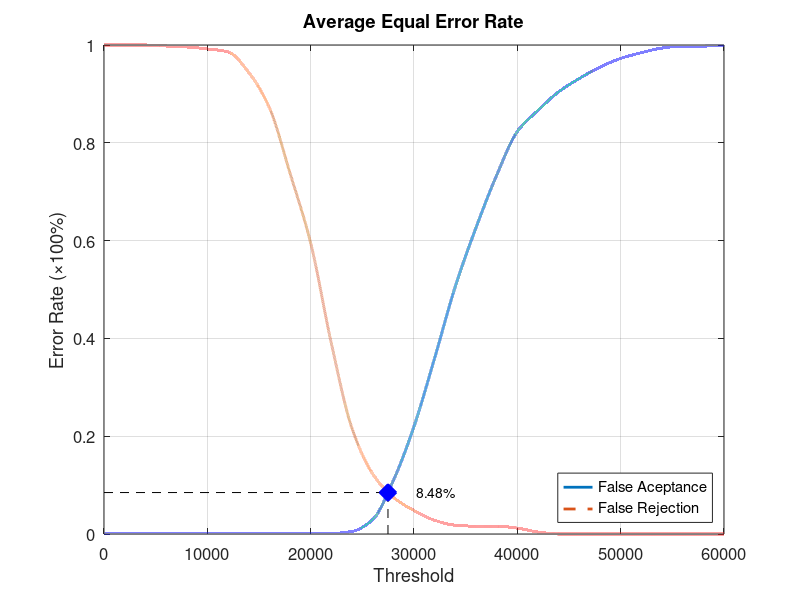
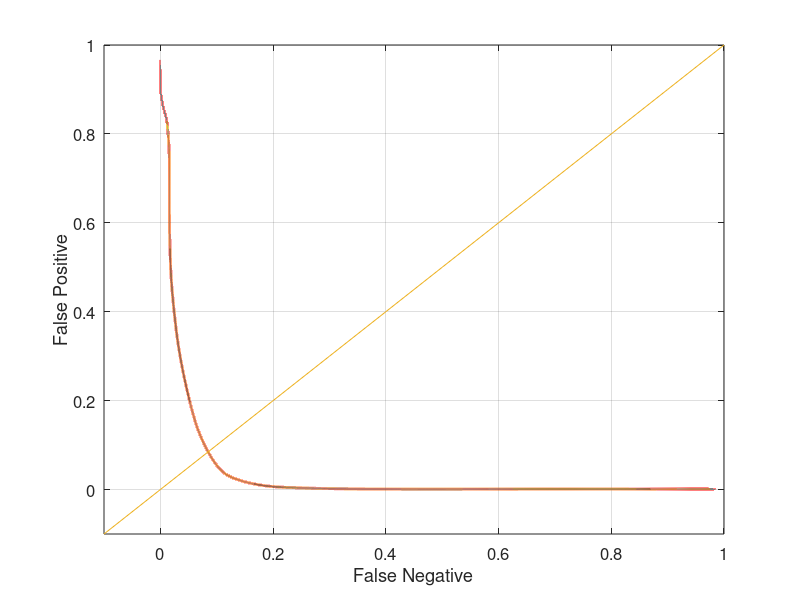

Source code (MATLAB) for these figures, in order:
function yEER = Database1Average
close all;
clear;
clc;
x = 0:2000:60000;
xq = 0:0.5:60000;

y0 = [0 0.00105263 0.00105263 0.00105263 0.00105263 0.00105263 0.00105263 0.00105263 0.00105263 0.00105263 0.00105263 0.00105263 0.00526316 0.0294737 0.109474 0.22 0.36 0.506316 0.626316 0.733684 0.823158 0.866316 0.90421 0.931579 0.954737 0.972632 0.98421 0.993684 0.997895 0.997895 1];
yy0 = interp1(x, y0, xq, 'pchip');
y1 = [1 1 1 0.998 0.996 0.992 0.986 0.944 0.872 0.738 0.595 0.39 0.216 0.123 0.075 0.048 0.028 0.018 0.016 0.016 0.012 0.004 0 0 0 0 0 0 0 0 0];
yy1 = interp1(x, y1, xq, 'pchip');

% Calculating EER: 
y2 = abs(y0 - y1);
find(y2 == min(y2))
yy2 = abs(yy0 - yy1);
xEER = find(yy2 == min(yy2));
xEERIndex = xq(xEER) % X-axis EER
yEER = yy0(xEER) % Y-axis EER

main = figure
plot(xq, yy0,'-','LineWidth', 2);	hold on
plot(xq, yy1,'--','LineWidth', 2);	hold on
plot([xEERIndex xEERIndex], [0 yEER], 'k--');	hold on
plot([0 xEERIndex], [yEER yEER], 'k--');	hold on
plot(xEERIndex, yEER, 'bx', 'LineWidth', 10);	hold on
text(xEERIndex + 10 * xEERIndex / 100, yEER, [num2str(round((10000 * yEER)) / 100) '%'])
legend('False Aceptance', 'False Rejection', 'Location', 'SouthEast')
xlabel('Threshold')
ylabel('Error Rate (\times100%)')
title('Average Equal Error Rate')
set(gca, 'FontSize', 12)
axis([0 60000 0 1])
grid on

print(main, 'Database1AverageMain', '-dpng');
FNRxFPR = figure('Color', [1 1 1]);
plot(yy1, yy0, '-', yy1, yy0, 'LineWidth', 2);
hold on
y = -0.1:0.1:1
plot(y, y); 
set(gca, 'FontSize', 12)
xlabel('False Negative')
ylabel('False Positive')
axis([-0.1 1 -0.1 1])
set(gca, 'FontSize', 12)
grid on

print(FNRxFPR, 'Database1AverageFNRxFPR','-dpng');
end
